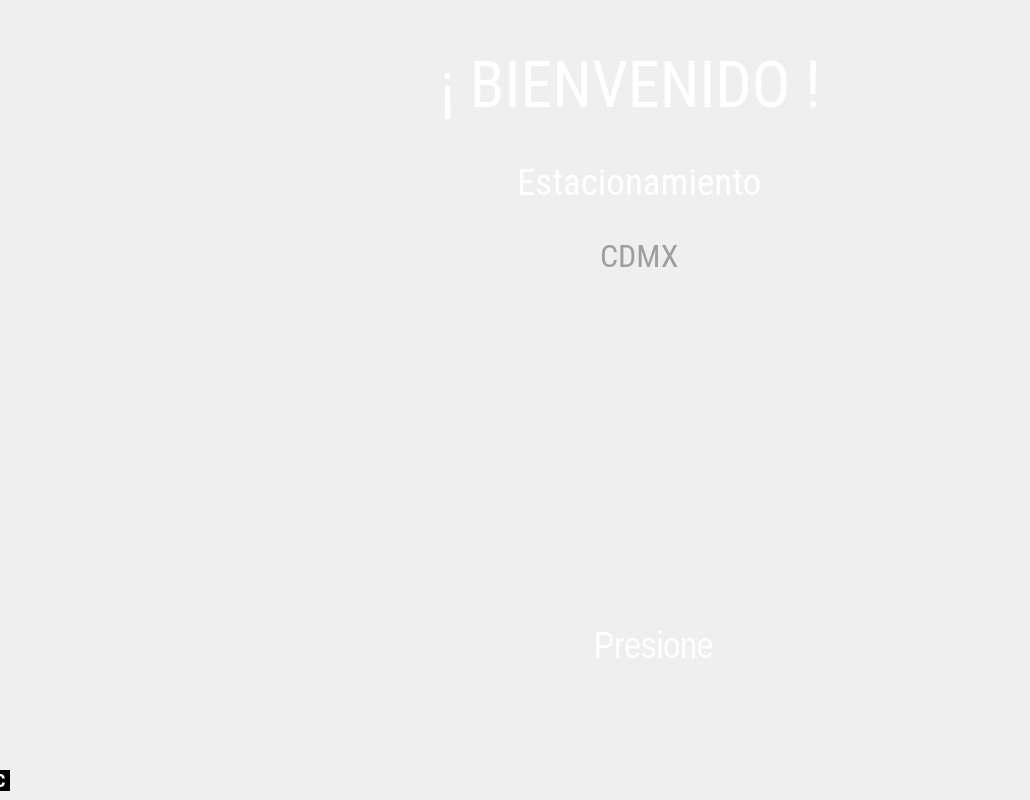
   <widget class="QWidget" name="page">
    <widget class="QLabel" name="label_27">
     <property name="geometry">
      <rect>
       <x>530</x>
       <y>330</y>
       <width>251</width>
       <height>241</height>
      </rect>
     </property>
     <property name="styleSheet">
      <string notr="true">background-color:transparent;</string>
     </property>
     <property name="text">
      <string/>
     </property>
     <property name="pixmap">
      <pixmap>../../../../../../../media/pi/persistence/home/pi/Documents/eum/app/cajeroF/iconos/pb2.png</pixmap>
     </property>
     <property name="scaledContents">
      <bool>true</bool>
     </property>
    </widget>
    <widget class="QWidget" name="layoutWidget_2">
     <property name="geometry">
      <rect>
       <x>270</x>
       <y>230</y>
       <width>751</width>
       <height>51</height>
      </rect>
     </property>
     <layout class="QGridLayout" name="gridLayout_3">
      <item row="0" column="3">
       <widget class="QLabel" name="label_4">
        <property name="text">
         <string/>
        </property>
       </widget>
      </item>
      <item row="0" column="0">
       <spacer name="horizontalSpacer_5">
        <property name="orientation">
         <enum>Qt::Horizontal</enum>
        </property>
        <property name="sizeHint" stdset="0">
         <size>
          <width>40</width>
          <height>20</height>
         </size>
        </property>
       </spacer>
      </item>
      <item row="0" column="2">
       <spacer name="horizontalSpacer_6">
        <property name="orientation">
         <enum>Qt::Horizontal</enum>
        </property>
        <property name="sizeHint" stdset="0">
         <size>
          <width>40</width>
          <height>20</height>
         </size>
        </property>
       </spacer>
      </item>
      <item row="0" column="1">
       <widget class="QLabel" name="nomLoc">
        <property name="font">
         <font>
          <family>Roboto Condensed</family>
          <pointsize>24</pointsize>
          <weight>50</weight>
          <italic>false</italic>
          <bold>false</bold>
         </font>
        </property>
        <property name="styleSheet">
         <string notr="true">background-color:transparent;
color:rgb(158, 158, 158)</string>
        </property>
        <property name="text">
         <string>CDMX</string>
        </property>
       </widget>
      </item>
     </layout>
    </widget>
    <widget class="QWidget" name="layoutWidget_3">
     <property name="geometry">
      <rect>
       <x>270</x>
       <y>150</y>
       <width>751</width>
       <height>65</height>
      </rect>
     </property>
     <layout class="QGridLayout" name="gridLayout_4">
      <item row="0" column="3">
       <widget class="QLabel" name="label_5">
        <property name="text">
         <string/>
        </property>
       </widget>
      </item>
      <item row="0" column="0">
       <spacer name="horizontalSpacer_7">
        <property name="orientation">
         <enum>Qt::Horizontal</enum>
        </property>
        <property name="sizeHint" stdset="0">
         <size>
          <width>40</width>
          <height>20</height>
         </size>
        </property>
       </spacer>
      </item>
      <item row="0" column="1">
       <widget class="QLabel" name="nomPlaza">
        <property name="font">
         <font>
          <family>Roboto Condensed</family>
          <pointsize>28</pointsize>
          <weight>50</weight>
          <italic>false</italic>
          <bold>false</bold>
         </font>
        </property>
        <property name="styleSheet">
         <string notr="true">background-color:transparent;
color:rgb(0, 0, 0);
color:rgb(255, 255, 255)</string>
        </property>
        <property name="text">
         <string>Estacionamiento</string>
        </property>
       </widget>
      </item>
      <item row="0" column="2">
       <spacer name="horizontalSpacer_8">
        <property name="orientation">
         <enum>Qt::Horizontal</enum>
        </property>
        <property name="sizeHint" stdset="0">
         <size>
          <width>40</width>
          <height>20</height>
         </size>
        </property>
       </spacer>
      </item>
     </layout>
    </widget>
    <widget class="QLabel" name="nplaza">
     <property name="geometry">
      <rect>
       <x>320</x>
       <y>40</y>
       <width>621</width>
       <height>91</height>
      </rect>
     </property>
     <property name="font">
      <font>
       <family>Roboto Condensed</family>
       <pointsize>48</pointsize>
       <weight>50</weight>
       <italic>false</italic>
       <bold>false</bold>
      </font>
     </property>
     <property name="styleSheet">
      <string notr="true">color:rgb(0, 0, 0);
color:rgb(255, 255, 255)</string>
     </property>
     <property name="text">
      <string>&lt;html&gt;&lt;head/&gt;&lt;body&gt;&lt;p align=&quot;center&quot;&gt;¡ BIENVENIDO !&lt;/p&gt;&lt;/body&gt;&lt;/html&gt;</string>
     </property>
    </widget>
    <widget class="QWidget" name="layoutWidget_11">
     <property name="geometry">
      <rect>
       <x>330</x>
       <y>580</y>
       <width>661</width>
       <height>143</height>
      </rect>
     </property>
     <layout class="QGridLayout" name="gridLayout_12">
      <item row="0" column="2">
       <spacer name="horizontalSpacer_24">
        <property name="orientation">
         <enum>Qt::Horizontal</enum>
        </property>
        <property name="sizeHint" stdset="0">
         <size>
          <width>40</width>
          <height>20</height>
         </size>
        </property>
       </spacer>
      </item>
      <item row="0" column="3">
       <widget class="QLabel" name="label_9">
        <property name="text">
         <string/>
        </property>
       </widget>
      </item>
      <item row="0" column="0">
       <spacer name="horizontalSpacer_23">
        <property name="orientation">
         <enum>Qt::Horizontal</enum>
        </property>
        <property name="sizeHint" stdset="0">
         <size>
          <width>40</width>
          <height>20</height>
         </size>
        </property>
       </spacer>
      </item>
      <item row="0" column="1">
       <widget class="QLabel" name="lpress2">
        <property name="font">
         <font>
          <family>Liberation Sans Narrow</family>
          <pointsize>28</pointsize>
          <weight>50</weight>
          <italic>false</italic>
          <bold>false</bold>
         </font>
        </property>
        <property name="styleSheet">
         <string notr="true">background-color:transparent;

color:rgb(255, 255, 255)</string>
        </property>
        <property name="text">
         <string>&lt;html&gt;&lt;head/&gt;&lt;body&gt;&lt;p align=&quot;center&quot;&gt;Presione&lt;/p&gt;&lt;/body&gt;&lt;/html&gt;</string>
        </property>
       </widget>
      </item>
     </layout>
    </widget>
    <widget class="QPushButton" name="bpanelconf">
     <property name="geometry">
      <rect>
       <x>-10</x>
       <y>770</y>
       <width>20</width>
       <height>21</height>
      </rect>
     </property>
     <property name="font">
      <font>
       <family>Roboto Condensed</family>
       <pointsize>14</pointsize>
       <weight>75</weight>
       <italic>false</italic>
       <bold>true</bold>
      </font>
     </property>
     <property name="styleSheet">
      <string notr="true">background-color:rgb(0, 0, 0);
color:rgb(255, 255, 255);
border-radius:130%</string>
     </property>
     <property name="text">
      <string>C</string>
     </property>
     <property name="iconSize">
      <size>
       <width>128</width>
       <height>128</height>
      </size>
     </property>
    </widget>
   </widget>
